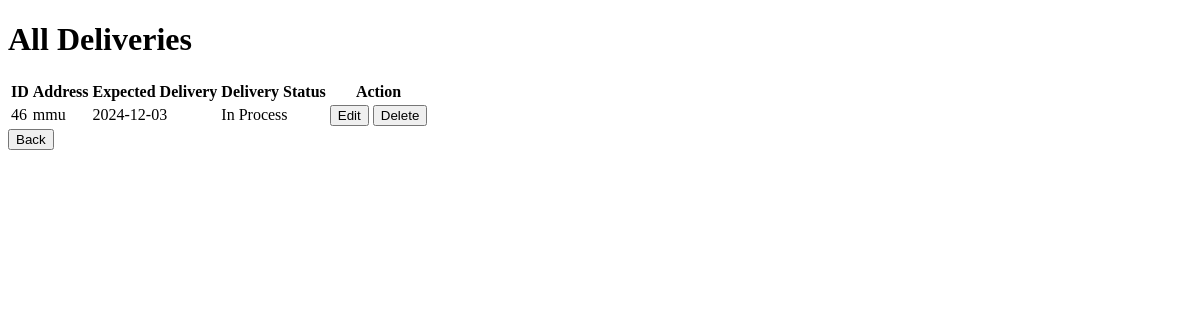
The page /viewdel on the database as committed earlier.
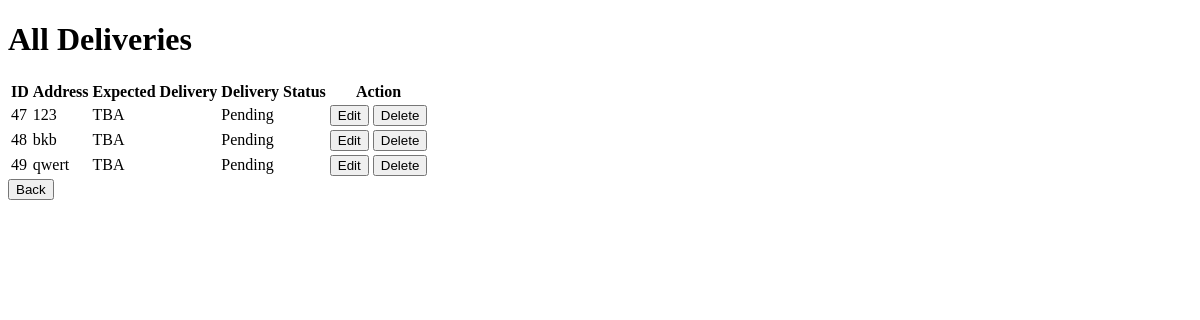
The same page on the database as committed later.
### main.py (models this page shows)
class Delivery(db.Model):
    id = db.Column(db.Integer, primary_key=True)
    customer_id = db.Column(db.Integer, db.ForeignKey('customer.id'), nullable=False)  # Link to customer
    delivery_status = db.Column(db.String(50), default="Pending")
    expected_delivery_date = db.Column(db.String(50), nullable=False)
    address = db.Column(db.String(255), nullable=False)
    customer = db.relationship('customer', backref=db.backref('deliveries', lazy=True))

### main.py (the view)
@tandtweb.route('/viewdel', methods=['GET'])
def view_del():
    delivery_list = Delivery.query.all()
    return render_template('viewdel.html', delivery_list=delivery_list)

### templates/viewdel.html (shortened to what this page needs)
<!DOCTYPE html>
<html lang="en">
<head>
</head>
<body>
    <h1>All Deliveries</h1>
    <table>
        <thead>
            <tr>
                <th>ID</th>
                <th>Address</th>
                <th>Expected Delivery</th>
                <th>Delivery Status</th>
                <th>Action</th>
            </tr>
        </thead>
        <tbody>
            {% for delivery in delivery_list %}
                <tr>
                    <td>{{ delivery.id }}</td>
                    <td>{{ delivery.address }}</td>
                    <td>{{ delivery.expected_delivery_date }}</td>
                    <td>{{ delivery.delivery_status }}</td>
                    <td>
                        <form action="/editdel/{{ delivery.id}}" method="GET" style="display: inline;">
                            <button type="submit">Edit</button>
                        </form>
                        <form action="/deletedelivery/{{ delivery.id }}" method="POST" style="display: inline;"
                        onsubmit="return confirm('Are you sure you want to delete this delivery?')">
                      <button type="submit" >Delete</button>
                  </form>
                    </td>
                </tr>
            {% endfor %}
        </tbody>
    </table>
    <button type="button" onclick="window.location.href='/courierhome'">Back</button>
</body>
</html>

Rows that differ between the two databases and show on the page:
removed Delivery: id "46", address "mmu", expected_delivery_date "2024-12-03", delivery_status "In Process"
added Delivery: id "47", address "123", expected_delivery_date "TBA", delivery_status "Pending"
added Delivery: id "48", address "bkb", expected_delivery_date "TBA", delivery_status "Pending"
added Delivery: id "49", address "qwert", expected_delivery_date "TBA", delivery_status "Pending"
